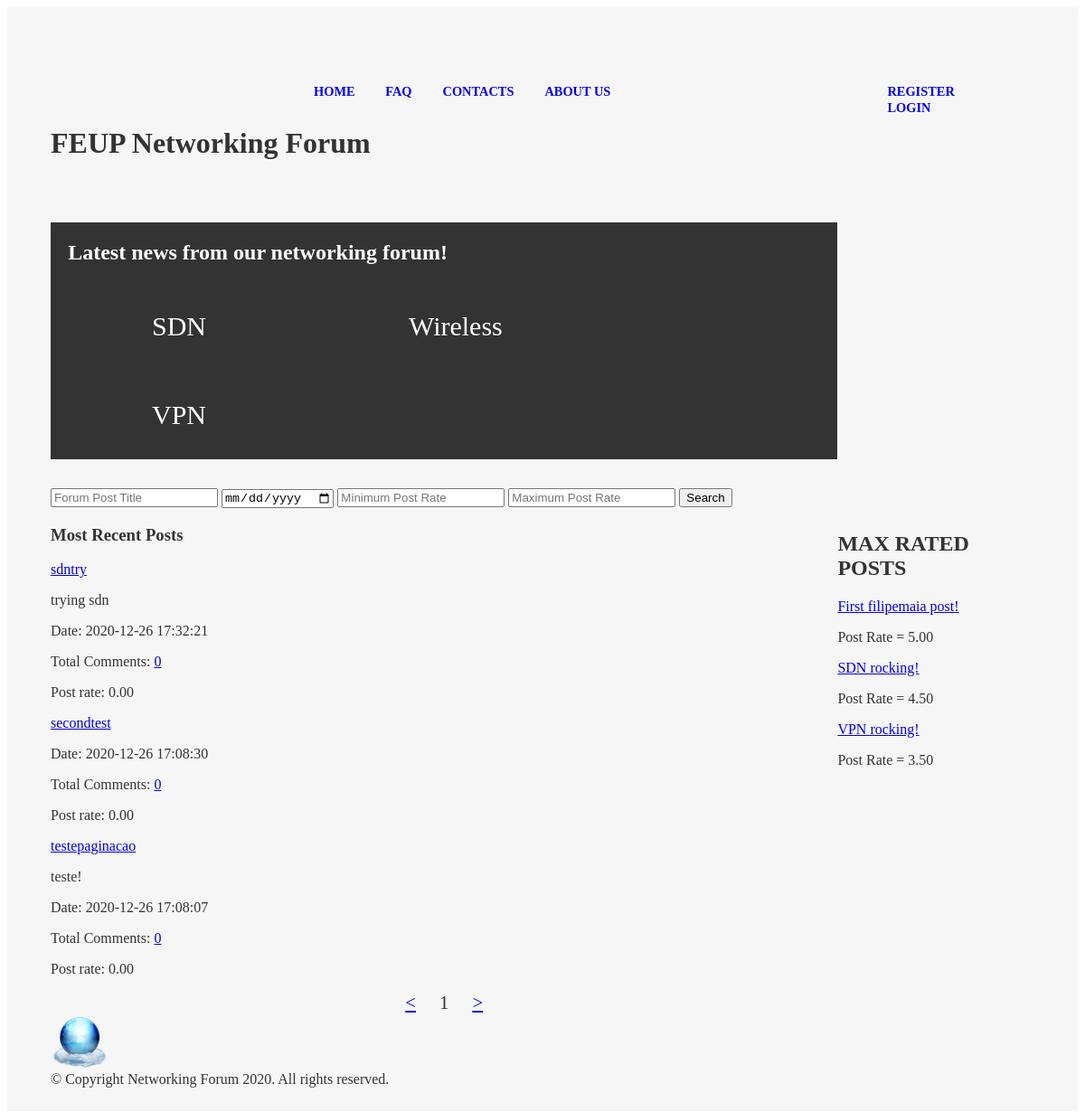
Page /php/initialpage.php on the committed database.
### tables this page shows
CREATE TABLE forumpost (
    postid integer PRIMARY KEY AUTOINCREMENT,
    posttitle text NOT NULL,
    content text CHECK(LENGTH(content)>= 0 AND LENGTH(content)<20000),
    username text REFERENCES user, 
    published INTEGER, 
    topic text REFERENCES topic, 
    postrate integer CHECK(postrate>=0 AND postrate <=5)
    );

### php/initialpage.php (called while the page is built, shortened)
<?php
  require_once("../database/init.php");
  require_once("../database/posts.php");
  require_once("../database/comments.php");
  include_once("../templates/homepage_section/header_pagina_inicial_tpl.php");
  include_once("../templates/homepage_section/topics_tpl.php");
  $n_posts = getNumberOfPosts();
  $n_pages = ceil($n_posts/3);
    if(isset($_GET["page"])){
      $page = $_GET["page"];
        if($page < 1){
          $page = 1;
        }
        if($page > $n_pages){
          $page = $n_pages;
        }
    } else{
        $page = 1;
    }
    $stories = getAllPosts($page);
    $maxrates = getPostsWithBestRating();
  include_once("../templates/homepage_section/max_rated_tpl.php");
  include_once("../templates/homepage_section/most_recent_posts_tpl.php");
  include_once("../templates/static_sections/footer_tpl.php");
?>

### database/posts.php (called while the page is built, shortened)
<?php
function getAllPosts($page)
{
  global $dbh;
  $stmt = $dbh->prepare('SELECT * FROM forumpost ORDER BY published DESC LIMIT ? OFFSET ?');
  $stmt->execute(array(3, ($page-1)*3));
  return $stmt->fetchAll();
}
function getPostsWithBestRating() {
  global $dbh;
  $stmt = $dbh->prepare('SELECT *  FROM forumpost ORDER BY forumpost.postrate DESC LIMIT 3');
  $stmt->execute();
  return $stmt->fetchAll();
}

### database/comments.php (called while the page is built, shortened)
<?php
  function getTotalOfCommentsOnPost($postid){
    global $dbh;
    $stmt = $dbh->prepare('SELECT COUNT(comment.postid) as numbOfComments FROM comment WHERE postid = ?');
    $stmt->execute(array($postid));
    return $stmt->fetchColumn();
  }
?>

### templates/homepage_section/most_recent_posts_tpl.php (the view)
<?php
require_once("../database/comments.php");
require_once("../database/posts.php");
?>
<section id="posts">
  <form id="search" action="../php/list_search_results.php">
    <input type="text" name="posttitle" placeholder="Forum Post Title">
    <input type="date" name="published" placeholder="Date of Post">
    <input type="text" name="minPostRate" placeholder="Minimum Post Rate">
    <input type="text" name="maxPostRate" placeholder="Maximum Post Rate">
    <input type="submit" value="Search">
  </form>
  <article>
  <aside id="mostRecent">
   <h3> Most Recent Posts</h3>
   <?php foreach ($stories as $story) { ?>
   <article>
    <a href="../php/post.php?postid=<?php echo $story['postid'] ?>"><?php echo $story['posttitle'] ?></a>
    <p><?php echo $story['content'] ?></p>
    <p class="date"> Date: <?= $story['published'] ;?></p>
    <?php $numbOfComments = getTotalOfCommentsOnPost($story['postid']); ?>
    <p>Total Comments: <a href="../php/post.php?postitle=<?php echo $story['posttitle'] ?>&postid=<?php echo $story['postid']?>">
    <?php echo $numbOfComments; ?></a>
    <p>Post rate: <?php echo number_format($story["postrate"], 2, '.', ''); ?></p>
   </article>
  </aside>
<?php  } ?>
  <div id="pagination">
      <a href="../php/initialpage.php?page=<?php echo $page-1; ?>">&lt;</a>
        <?php echo $page ?>
      <a href="../php/initialpage.php?page=<?php echo $page+1; ?>">&gt;</a>
  </div>

### templates/homepage_section/max_rated_tpl.php
<aside id="maxrated">
        <h1> MAX RATED POSTS</h1>
        <article>
            <?php foreach($maxrates as $maxrated) {  ?>
              <p><a href="../php/post.php?postid=<?php echo $maxrated['postid'] ?>">
              <?php echo $maxrated['posttitle'] ?></a></p>
              <p>Post Rate = <?php echo number_format($maxrated['postrate'], 2, '.', ''); ?></p>
            <?php  } ?>
        </article>
</aside>

### css/initialpage.css (style rules this page uses)
body > header h1 { margin-top: 2em; }
aside { grid-column: middle; grid-row: topics/end; }
#posts { grid-column: start; }
body > header h1 { grid-column: 1; grid-row: 1; }
#pagination { text-align: center; font-size: 1.3em; }
#pagination a { margin: 0 1em; }

### rows in the picture
forumpost: posttitle "First filipemaia post!", postrate "5.00"
forumpost: posttitle "SDN rocking!", postrate "4.50"
forumpost: posttitle "VPN rocking!", postrate "3.50"
forumpost: posttitle "sdntry", content "trying sdn", published "2020-12-26 17:32:21", numbOfComments "0", postrate "0.00"
forumpost: posttitle "secondtest", published "2020-12-26 17:08:30", numbOfComments "0", postrate "0.00"
forumpost: posttitle "testepaginacao", content "teste!", published "2020-12-26 17:08:07", numbOfComments "0", postrate "0.00"

### other values in the picture
$page "1"
